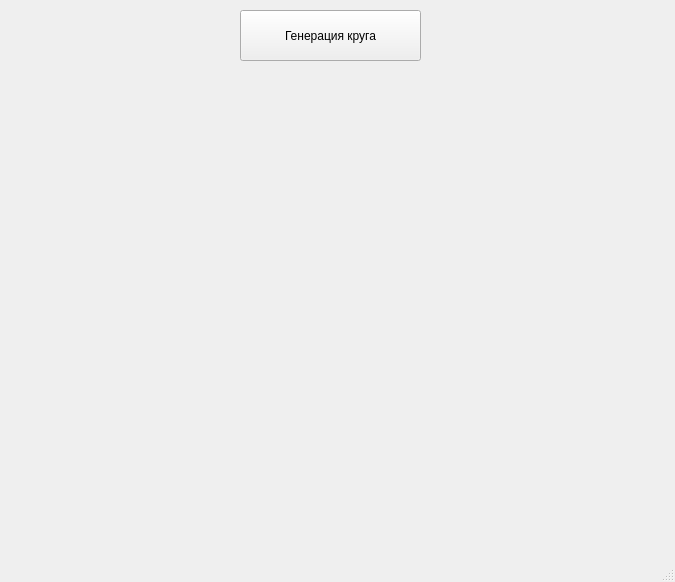
<?xml version="1.0" encoding="UTF-8"?>
<ui version="4.0">
 <class>MainWindow</class>
 <widget class="QMainWindow" name="MainWindow">
  <property name="geometry">
   <rect>
    <x>0</x>
    <y>0</y>
    <width>675</width>
    <height>582</height>
   </rect>
  </property>
  <property name="windowTitle">
   <string>MainWindow</string>
  </property>
  <widget class="QWidget" name="centralwidget">
   <widget class="QPushButton" name="pushButton">
    <property name="geometry">
     <rect>
      <x>240</x>
      <y>10</y>
      <width>181</width>
      <height>51</height>
     </rect>
    </property>
    <property name="styleSheet">
     <string notr="true">font: 12pt &quot;MS Shell Dlg 2&quot;;
font: 75 12pt &quot;MS Shell Dlg 2&quot;;</string>
    </property>
    <property name="text">
     <string>Генерация круга</string>
    </property>
   </widget>
  </widget>
  <widget class="QMenuBar" name="menubar">
   <property name="geometry">
    <rect>
     <x>0</x>
     <y>0</y>
     <width>675</width>
     <height>21</height>
    </rect>
   </property>
  </widget>
  <widget class="QStatusBar" name="statusbar"/>
 </widget>
 <resources/>
 <connections/>
</ui>
